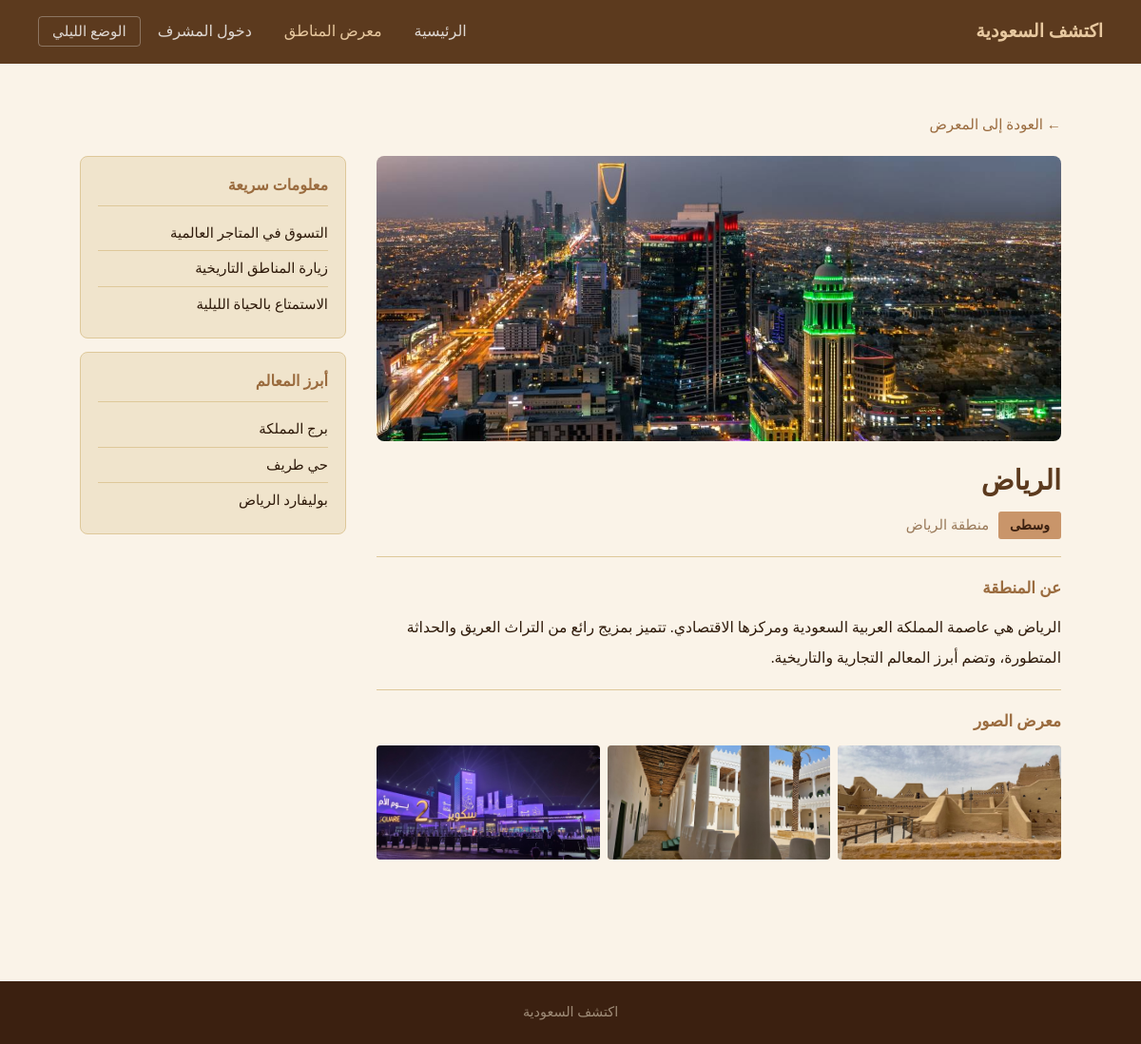
Page /details.php?id=1 on the committed database.
### tables this page shows
CREATE TABLE `places` (
  `id` int NOT NULL,
  `name` varchar(255) NOT NULL,
  `region` varchar(100) NOT NULL,
  `category` varchar(100) NOT NULL,
  `description` text NOT NULL,
  `activities` text,
  `landmarks` text,
  `main_image` varchar(255) DEFAULT NULL,
  `gallery_image1` varchar(255) DEFAULT NULL,
  `gallery_image2` varchar(255) DEFAULT NULL,
  `gallery_image3` varchar(255) DEFAULT NULL,
  `created_at` timestamp NULL DEFAULT CURRENT_TIMESTAMP
);

### details.php (the view, shortened to what this page needs)
<?php
require_once 'config.php';
$id = isset($_GET['id']) ? (int)$_GET['id'] : 0;
$stmt = $conn->prepare("SELECT * FROM places WHERE id = ?");
$stmt->bind_param("i", $id);
$stmt->execute();
$place = $stmt->get_result()->fetch_assoc();
$landmarks  = array_filter(array_map('trim', explode(',', $place['landmarks'] ?? '')));
$activities = array_filter(array_map('trim', explode(',', $place['activities'] ?? '')));
?>
<!DOCTYPE html>
<html lang="ar" dir="rtl">
<head>
    <link rel="stylesheet" href="css/style.css">
</head>
<body>
<nav>
    <a class="nav-brand" href="index.php">اكتشف السعودية</a>
    <ul class="nav-links">
        <li><a href="index.php">الرئيسية</a></li>
        <li><a href="gallery.php" class="active">معرض المناطق</a></li>
        <li><a href="admin/login.php">دخول المشرف</a></li>
        <li><button class="night-toggle" onclick="toggleNightMode()" id="nightBtn">الوضع الليلي</button></li>
    </ul>
</nav>
<div class="section">
    <div class="container">
        <a href="gallery.php" class="back-link">← العودة إلى المعرض</a>
        <div class="detail-layout">
            <div>
                <?php if ($place['main_image'] && file_exists('uploads/' . $place['main_image'])): ?>
                    <img src="uploads/<?php echo htmlspecialchars($place['main_image']); ?>"
                         alt="<?php echo htmlspecialchars($place['name']); ?>"
                         class="detail-main-img">
                <?php else: ?>
                    <div class="detail-main-img"></div>
                <?php endif; ?>
                <h1 class="detail-title"><?php echo htmlspecialchars($place['name']); ?></h1>
                <div class="detail-meta">
                    <span class="tag-filled"><?php echo htmlspecialchars($place['category']); ?></span>
                    <span class="region-label">منطقة <?php echo htmlspecialchars($place['region']); ?></span>
                </div>
                <div class="info-box">
                    <h3>عن المنطقة</h3>
                    <p><?php echo htmlspecialchars($place['description']); ?></p>
                </div>
                <div class="info-box">
                    <h3>معرض الصور</h3>
                    <?php
                    $galleryImgs = array_filter([
                        $place['gallery_image1'],
                        $place['gallery_image2'],
                        $place['gallery_image3']
                    ]);
                    ?>
                    <div class="gallery-grid">
                        <?php if (!empty($galleryImgs)): ?>
                            <?php foreach ($galleryImgs as $img): ?>
                                <?php if (file_exists('uploads/' . $img)): ?>
                                <img src="uploads/<?php echo htmlspecialchars($img); ?>" alt="صورة">
                                <?php endif; ?>
                            <?php endforeach; ?>
                        <?php else: ?>
                            <div class="gallery-ph"></div>
                            <div class="gallery-ph"></div>
                            <div class="gallery-ph"></div>
                        <?php endif; ?>
                    </div>
                </div>
            </div>
            <div>
                <?php if (!empty($activities)): ?>
                <div class="sidebar-card">
                    <h3>معلومات سريعة</h3>
                    <ul>
                        <?php foreach ($activities as $act): ?>
                        <li><?php echo htmlspecialchars($act); ?></li>
                        <?php endforeach; ?>
                    </ul>
                </div>
                <?php endif; ?>
                <?php if (!empty($landmarks)): ?>
                <div class="sidebar-card">
                    <h3>أبرز المعالم</h3>
                    <ul>
                        <?php foreach ($landmarks as $lm): ?>
                        <li><?php echo htmlspecialchars($lm); ?></li>
                        <?php endforeach; ?>
                    </ul>
                </div>
                <?php endif; ?>
            </div>
        </div>
    </div>
</div>
<footer>
    <p>اكتشف السعودية</p>
</footer>
</body>
</html>

### css/style.css (style rules this page uses)
:root { --tan: #C9956A; --tan-light: #E8C9A0; --tan-dark: #9A6B3E; --cream: #FAF3E8; --cream-deep: #F0E4CC; --brown: #5C3A1E; --brown-dark: #3B2010; --text: #2E1A0A; --text-mid: #6B4A2A; --text-light: #9A7A5A; --border: #DEC89A; --radius: 8px; }
* { margin: 0; padding: 0; box-sizing: border-box; }
body { font-family: 'Parastoo', 'Amiri', serif; direction: rtl; text-align: right; background: var(--cream); color: var(--text); transition: background 0.3s, color 0.3s; line-height: 1.8; font-size: 1rem; }
a { text-decoration: none; color: inherit; }
nav { background: var(--brown); display: flex; align-items: center; justify-content: space-between; padding: 0 40px; position: sticky; top: 0; z-index: 100; }
.nav-brand { color: var(--tan-light); font-size: 1.2rem; font-weight: bold; padding: 16px 0; }
.nav-links { display: flex; list-style: none; gap: 2px; align-items: center; }
.nav-links a { color: rgba(255,255,255,0.8); padding: 8px 16px; font-size: 1rem; transition: color 0.2s; }
.nav-links a:hover, .nav-links a.active { color: var(--tan-light); }
.night-toggle { background: transparent; border: 1px solid rgba(255,255,255,0.3); color: rgba(255,255,255,0.8); padding: 6px 14px; border-radius: 4px; cursor: pointer; font-family: 'Parastoo', serif; font-size: 0.95rem; transition: color 0.2s, border-color 0.2s; }
.container { max-width: 1080px; margin: 0 auto; padding: 0 24px; }
.section { padding: 50px 24px; }
.detail-layout { display: grid; grid-template-columns: 1fr 280px; gap: 32px; align-items: start; }
.detail-main-img { width: 100%; height: 300px; object-fit: cover; border-radius: var(--radius); display: block; background: var(--tan-light); }
.detail-title { font-size: 1.8rem; color: var(--brown); margin: 16px 0 6px; }
.detail-meta { display: flex; gap: 10px; align-items: center; margin-bottom: 18px; }
.tag-filled { background: var(--tan); color: var(--brown-dark); padding: 2px 12px; border-radius: 3px; font-size: 0.88rem; font-weight: bold; }
.region-label { color: var(--text-light); font-size: 0.93rem; }
.info-box { border-top: 1px solid var(--border); padding: 18px 0; }
.info-box h3 { font-size: 1.05rem; color: var(--tan-dark); margin-bottom: 10px; font-weight: bold; }
.info-box p { line-height: 2; font-size: 0.98rem; color: var(--text); }
.sidebar-card { border: 1px solid var(--border); border-radius: var(--radius); padding: 16px 18px; margin-bottom: 14px; background: var(--cream-deep); }
.sidebar-card h3 { font-size: 1rem; color: var(--tan-dark); margin-bottom: 10px; padding-bottom: 6px; border-bottom: 1px solid var(--border); }
.sidebar-card ul { list-style: none; padding: 0; }
.sidebar-card ul li { padding: 5px 0; font-size: 0.93rem; color: var(--text); border-bottom: 1px solid var(--border); }
.sidebar-card ul li:last-child { border-bottom: none; }
.gallery-grid { display: grid; grid-template-columns: repeat(3, 1fr); gap: 8px; margin-top: 10px; }
.gallery-grid img, .gallery-ph { width: 100%; height: 120px; object-fit: cover; border-radius: 4px; background: var(--tan-light); display: block; }
.back-link { display: inline-block; color: var(--tan-dark); font-size: 0.95rem; margin-bottom: 20px; }
footer { background: var(--brown-dark); color: rgba(240,228,204,0.55); text-align: center; padding: 20px; font-size: 0.9rem; margin-top: 60px; }

### rows in the picture
places: main_image (picture), name "الرياض", category "وسطى", region "الرياض", description "الرياض هي عاصمة المملكة العربية السعودية ومركزها الاقتصادي. تتميز بمزيج رائع من التراث العريق والحداثة المتطورة، وتضم أبرز المعالم التجارية والتاريخية.", gallery_image1 (picture), gallery_image2 (picture), gallery_image3 (picture), activities "التسوق في المتاجر العالمية", activities "زيارة المناطق التاريخية", activities "الاستمتاع بالحياة الليلية", landmarks "برج المملكة", landmarks "حي طريف", landmarks "بوليفارد الرياض"
